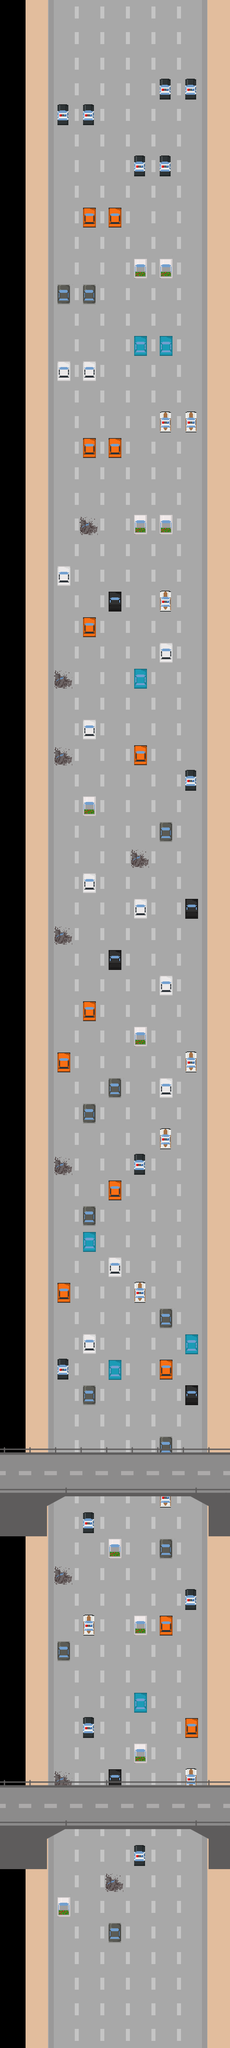

This game map was drawn from its Tiled (.tmx) file and the tilesets committed beside it. A one-line description and the trimmed map source follow:
An orthogonal 9x80 tile map with 80x80 px tiles, 4 tile layers (wall, road, cars, top).

<map version="1.0" orientation="orthogonal" renderorder="right-down" width="9" height="80" tilewidth="80" tileheight="80" nextobjectid="19">
 <tileset firstgid="1" name="combined" tilewidth="80" tileheight="80" tilecount="33" columns="11">
  <image source="combined.png" width="880" height="240" />
 </tileset>
 <layer name="wall" width="9" height="80">
  <data>[720 cells, 160 non-empty, 2 distinct tile ids]</data>
 </layer>
 <layer name="road" width="9" height="80">
  <data>[720 cells, 480 non-empty, 3 distinct tile ids]</data>
 </layer>
 <layer name="cars" width="9" height="80">
  <data>[720 cells, 90 non-empty, 9 distinct tile ids]</data>
 </layer>
 <objectgroup name="crystals" />
 <layer name="top" width="9" height="80" offsetx="0" offsety="1">
  <data>[720 cells, 61 non-empty, 13 distinct tile ids]</data>
 </layer>
</map>
